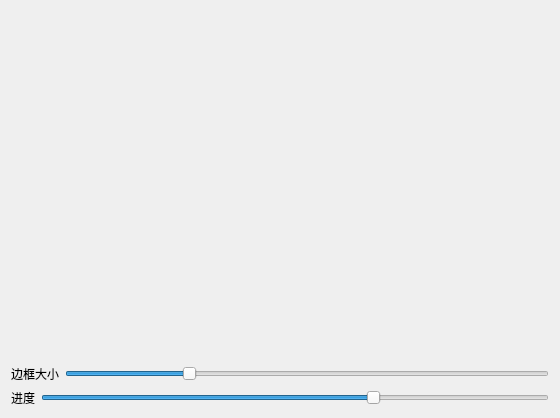
<?xml version="1.0" encoding="UTF-8"?>
<ui version="4.0">
 <class>Widget</class>
 <widget class="QWidget" name="Widget">
  <property name="geometry">
   <rect>
    <x>0</x>
    <y>0</y>
    <width>560</width>
    <height>418</height>
   </rect>
  </property>
  <property name="windowTitle">
   <string>Widget</string>
  </property>
  <layout class="QVBoxLayout" name="verticalLayout">
   <item>
    <layout class="QHBoxLayout" name="horizontalLayout">
     <item>
      <widget class="WaterProcess" name="waterProcess1" native="true"/>
     </item>
     <item>
      <widget class="WaterProcess" name="waterProcess2" native="true"/>
     </item>
    </layout>
   </item>
   <item>
    <layout class="QHBoxLayout" name="horizontalLayout_2">
     <property name="sizeConstraint">
      <enum>QLayout::SetFixedSize</enum>
     </property>
     <item>
      <widget class="QLabel" name="label">
       <property name="text">
        <string>边框大小</string>
       </property>
      </widget>
     </item>
     <item>
      <widget class="QSlider" name="borderWidthSlider">
       <property name="maximum">
        <number>40</number>
       </property>
       <property name="value">
        <number>10</number>
       </property>
       <property name="orientation">
        <enum>Qt::Horizontal</enum>
       </property>
      </widget>
     </item>
    </layout>
   </item>
   <item>
    <layout class="QHBoxLayout" name="horizontalLayout_3">
     <property name="sizeConstraint">
      <enum>QLayout::SetMinimumSize</enum>
     </property>
     <item>
      <widget class="QLabel" name="label_2">
       <property name="text">
        <string>进度</string>
       </property>
      </widget>
     </item>
     <item>
      <widget class="QSlider" name="processSlider">
       <property name="maximum">
        <number>100</number>
       </property>
       <property name="pageStep">
        <number>1</number>
       </property>
       <property name="value">
        <number>66</number>
       </property>
       <property name="orientation">
        <enum>Qt::Horizontal</enum>
       </property>
      </widget>
     </item>
    </layout>
   </item>
  </layout>
 </widget>
 <layoutdefault spacing="6" margin="11"/>
 <customwidgets>
  <customwidget>
   <class>WaterProcess</class>
   <extends>QWidget</extends>
   <header>waterprocess.h</header>
   <container>1</container>
  </customwidget>
 </customwidgets>
 <resources/>
 <connections/>
</ui>
